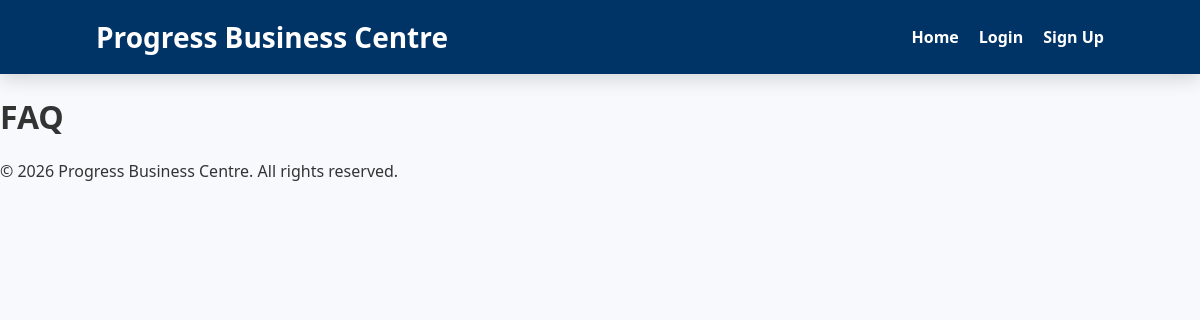
The app's page /faqs/, older data.
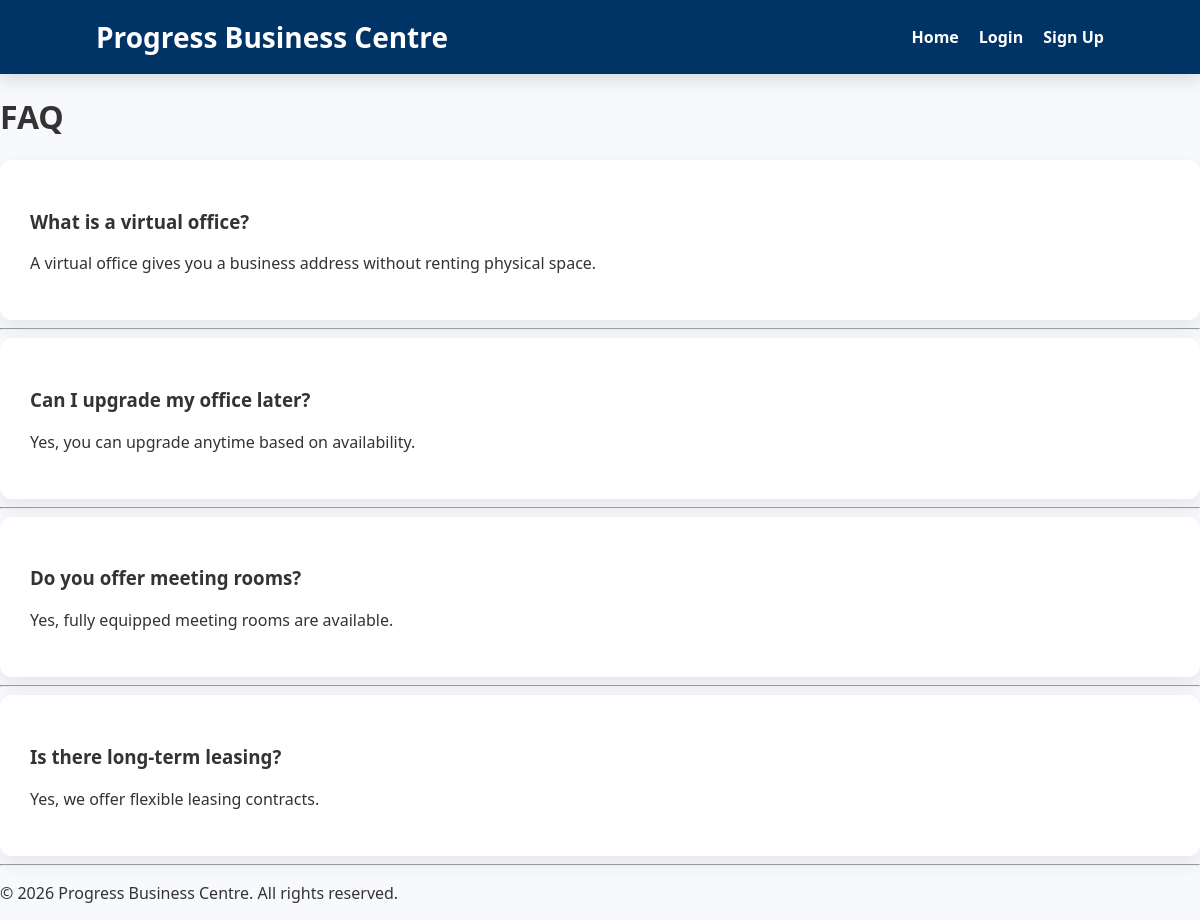
The same page, newer data.
### main_app/models.py (models this page shows, shortened)
class FAQ(models.Model):
    question = models.CharField(max_length=250)
    answer = models.TextField()

### main_app/views.py (the view)
# urls.py: path('faqs/', views.FAQListView.as_view(), name='faqs'),
class FAQListView(ListView):
    model = FAQ
    template_name = 'faq/index.html'
    context_object_name = 'faqs'

### main_app/templates/faq/index.html
{% extends 'base.html' %}
{% block content %}
<h1>FAQ</h1>
{% for faq in faqs %}
<div class="about-card">
<h3>{{ faq.question }}</h3>
<p>{{ faq.answer }}</p>
</div>
    <hr>
{% endfor %}
{% endblock %}

Row changes from the older to the newer data that the page shows:
added FAQ: question "What is a virtual office?", answer "A virtual office gives you a business address without renting physical space."
added FAQ: question "Can I upgrade my office later?", answer "Yes, you can upgrade anytime based on availability."
added FAQ: question "Do you offer meeting rooms?", answer "Yes, fully equipped meeting rooms are available."
added FAQ: question "Is there long-term leasing?", answer "Yes, we offer flexible leasing contracts."
